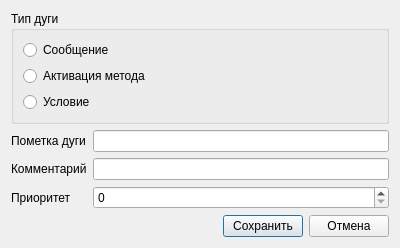
<?xml version="1.0" encoding="UTF-8"?>
<ui version="4.0">
 <class>ArcDialog</class>
 <widget class="QDialog" name="ArcDialog">
  <property name="geometry">
   <rect>
    <x>0</x>
    <y>0</y>
    <width>400</width>
    <height>225</height>
   </rect>
  </property>
  <property name="windowTitle">
   <string>Свойства дуги</string>
  </property>
  <layout class="QVBoxLayout" name="verticalLayout_2">
   <property name="sizeConstraint">
    <enum>QLayout::SetDefaultConstraint</enum>
   </property>
   <item>
    <widget class="QGroupBox" name="groupBox">
     <property name="title">
      <string>Тип дуги</string>
     </property>
     <layout class="QVBoxLayout" name="verticalLayout">
      <item>
       <widget class="QRadioButton" name="send">
        <property name="text">
         <string>Сообщение</string>
        </property>
       </widget>
      </item>
      <item>
       <widget class="QRadioButton" name="activate">
        <property name="text">
         <string>Активация метода</string>
        </property>
       </widget>
      </item>
      <item>
       <widget class="QRadioButton" name="condition">
        <property name="text">
         <string>Условие</string>
        </property>
       </widget>
      </item>
     </layout>
    </widget>
   </item>
   <item>
    <layout class="QFormLayout" name="formLayout">
     <item row="0" column="0">
      <widget class="QLabel" name="label">
       <property name="text">
        <string>Пометка дуги</string>
       </property>
      </widget>
     </item>
     <item row="1" column="0">
      <widget class="QLabel" name="label_2">
       <property name="text">
        <string>Комментарий</string>
       </property>
      </widget>
     </item>
     <item row="0" column="1">
      <widget class="QLineEdit" name="name"/>
     </item>
     <item row="1" column="1">
      <widget class="QLineEdit" name="comment"/>
     </item>
     <item row="2" column="0">
      <widget class="QLabel" name="label_3">
       <property name="text">
        <string>Приоритет</string>
       </property>
      </widget>
     </item>
     <item row="2" column="1">
      <widget class="QSpinBox" name="priority"/>
     </item>
    </layout>
   </item>
   <item>
    <layout class="QHBoxLayout" name="horizontalLayout">
     <item>
      <spacer name="horizontalSpacer">
       <property name="orientation">
        <enum>Qt::Horizontal</enum>
       </property>
       <property name="sizeHint" stdset="0">
        <size>
         <width>40</width>
         <height>20</height>
        </size>
       </property>
      </spacer>
     </item>
     <item>
      <widget class="QPushButton" name="save">
       <property name="text">
        <string>Сохранить</string>
       </property>
      </widget>
     </item>
     <item>
      <widget class="QPushButton" name="cancel">
       <property name="text">
        <string>Отмена</string>
       </property>
      </widget>
     </item>
    </layout>
   </item>
  </layout>
 </widget>
 <resources/>
 <connections>
  <connection>
   <sender>save</sender>
   <signal>clicked()</signal>
   <receiver>ArcDialog</receiver>
   <slot>accept()</slot>
   <hints>
    <hint type="sourcelabel">
     <x>271</x>
     <y>203</y>
    </hint>
    <hint type="destinationlabel">
     <x>199</x>
     <y>112</y>
    </hint>
   </hints>
  </connection>
  <connection>
   <sender>cancel</sender>
   <signal>clicked()</signal>
   <receiver>ArcDialog</receiver>
   <slot>reject()</slot>
   <hints>
    <hint type="sourcelabel">
     <x>352</x>
     <y>203</y>
    </hint>
    <hint type="destinationlabel">
     <x>199</x>
     <y>112</y>
    </hint>
   </hints>
  </connection>
 </connections>
</ui>
